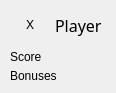
<?xml version="1.0" encoding="UTF-8"?>
<ui version="4.0">
 <class>TracerToolTip</class>
 <widget class="QWidget" name="TracerToolTip">
  <property name="geometry">
   <rect>
    <x>0</x>
    <y>0</y>
    <width>116</width>
    <height>88</height>
   </rect>
  </property>
  <property name="windowTitle">
   <string>Form</string>
  </property>
  <property name="styleSheet">
   <string notr="true"/>
  </property>
  <layout class="QVBoxLayout" name="verticalLayout">
   <property name="spacing">
    <number>5</number>
   </property>
   <property name="leftMargin">
    <number>10</number>
   </property>
   <property name="topMargin">
    <number>5</number>
   </property>
   <property name="rightMargin">
    <number>10</number>
   </property>
   <property name="bottomMargin">
    <number>10</number>
   </property>
   <item>
    <layout class="QHBoxLayout" name="horizontalLayout">
     <item>
      <widget class="QLabel" name="label_Character">
       <property name="sizePolicy">
        <sizepolicy hsizetype="Fixed" vsizetype="Fixed">
         <horstretch>0</horstretch>
         <verstretch>0</verstretch>
        </sizepolicy>
       </property>
       <property name="minimumSize">
        <size>
         <width>40</width>
         <height>40</height>
        </size>
       </property>
       <property name="maximumSize">
        <size>
         <width>40</width>
         <height>40</height>
        </size>
       </property>
       <property name="frameShape">
        <enum>QFrame::NoFrame</enum>
       </property>
       <property name="text">
        <string>X</string>
       </property>
       <property name="alignment">
        <set>Qt::AlignCenter</set>
       </property>
      </widget>
     </item>
     <item>
      <widget class="QLabel" name="label_Player">
       <property name="font">
        <font>
         <family>Xolonium</family>
         <pointsize>12</pointsize>
        </font>
       </property>
       <property name="text">
        <string>Player</string>
       </property>
      </widget>
     </item>
    </layout>
   </item>
   <item>
    <widget class="QLabel" name="label_Score">
     <property name="text">
      <string>Score</string>
     </property>
    </widget>
   </item>
   <item>
    <widget class="QLabel" name="label_Bonuses">
     <property name="text">
      <string>Bonuses</string>
     </property>
    </widget>
   </item>
  </layout>
 </widget>
 <resources/>
 <connections/>
</ui>
